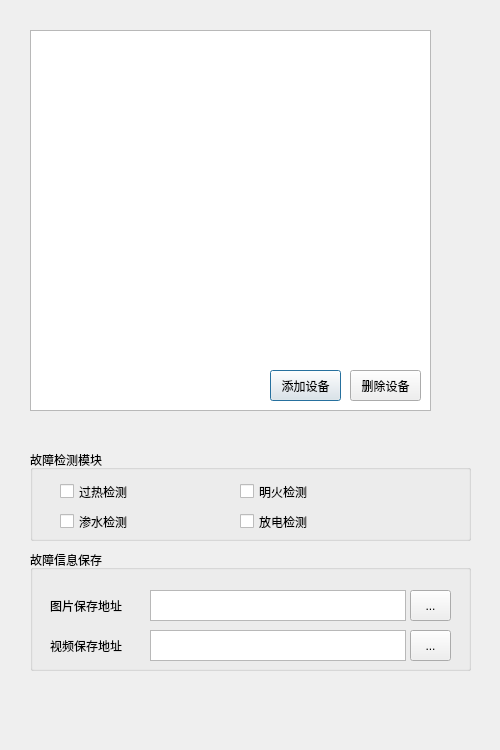
<?xml version="1.0" encoding="UTF-8"?>
<ui version="4.0">
 <class>s1_pz</class>
 <widget class="QDialog" name="s1_pz">
  <property name="geometry">
   <rect>
    <x>0</x>
    <y>0</y>
    <width>500</width>
    <height>750</height>
   </rect>
  </property>
  <property name="windowTitle">
   <string>Dialog</string>
  </property>
  <widget class="QTreeView" name="treeView">
   <property name="geometry">
    <rect>
     <x>30</x>
     <y>30</y>
     <width>401</width>
     <height>381</height>
    </rect>
   </property>
  </widget>
  <widget class="QGroupBox" name="groupBox">
   <property name="geometry">
    <rect>
     <x>30</x>
     <y>450</y>
     <width>441</width>
     <height>91</height>
    </rect>
   </property>
   <property name="title">
    <string>故障检测模块</string>
   </property>
   <widget class="QCheckBox" name="checkBox">
    <property name="geometry">
     <rect>
      <x>30</x>
      <y>30</y>
      <width>92</width>
      <height>23</height>
     </rect>
    </property>
    <property name="acceptDrops">
     <bool>false</bool>
    </property>
    <property name="text">
     <string>过热检测</string>
    </property>
    <property name="tristate">
     <bool>false</bool>
    </property>
   </widget>
   <widget class="QCheckBox" name="checkBox_2">
    <property name="geometry">
     <rect>
      <x>210</x>
      <y>30</y>
      <width>92</width>
      <height>23</height>
     </rect>
    </property>
    <property name="text">
     <string>明火检测</string>
    </property>
   </widget>
   <widget class="QCheckBox" name="checkBox_3">
    <property name="geometry">
     <rect>
      <x>210</x>
      <y>60</y>
      <width>92</width>
      <height>23</height>
     </rect>
    </property>
    <property name="text">
     <string>放电检测</string>
    </property>
   </widget>
   <widget class="QCheckBox" name="checkBox_4">
    <property name="geometry">
     <rect>
      <x>30</x>
      <y>60</y>
      <width>92</width>
      <height>23</height>
     </rect>
    </property>
    <property name="text">
     <string>渗水检测</string>
    </property>
   </widget>
  </widget>
  <widget class="QPushButton" name="pushButton">
   <property name="geometry">
    <rect>
     <x>270</x>
     <y>370</y>
     <width>71</width>
     <height>31</height>
    </rect>
   </property>
   <property name="text">
    <string>添加设备</string>
   </property>
  </widget>
  <widget class="QGroupBox" name="groupBox_2">
   <property name="geometry">
    <rect>
     <x>30</x>
     <y>550</y>
     <width>441</width>
     <height>121</height>
    </rect>
   </property>
   <property name="title">
    <string>故障信息保存</string>
   </property>
   <widget class="QLabel" name="label">
    <property name="geometry">
     <rect>
      <x>20</x>
      <y>40</y>
      <width>91</width>
      <height>31</height>
     </rect>
    </property>
    <property name="text">
     <string>图片保存地址</string>
    </property>
   </widget>
   <widget class="QTextBrowser" name="textBrowser">
    <property name="geometry">
     <rect>
      <x>120</x>
      <y>40</y>
      <width>256</width>
      <height>31</height>
     </rect>
    </property>
   </widget>
   <widget class="QToolButton" name="toolButton">
    <property name="geometry">
     <rect>
      <x>380</x>
      <y>40</y>
      <width>41</width>
      <height>31</height>
     </rect>
    </property>
    <property name="text">
     <string>...</string>
    </property>
   </widget>
   <widget class="QToolButton" name="toolButton_2">
    <property name="geometry">
     <rect>
      <x>380</x>
      <y>80</y>
      <width>41</width>
      <height>31</height>
     </rect>
    </property>
    <property name="text">
     <string>...</string>
    </property>
   </widget>
   <widget class="QTextBrowser" name="textBrowser_2">
    <property name="geometry">
     <rect>
      <x>120</x>
      <y>80</y>
      <width>256</width>
      <height>31</height>
     </rect>
    </property>
   </widget>
   <widget class="QLabel" name="label_2">
    <property name="geometry">
     <rect>
      <x>20</x>
      <y>80</y>
      <width>91</width>
      <height>31</height>
     </rect>
    </property>
    <property name="text">
     <string>视频保存地址</string>
    </property>
   </widget>
  </widget>
  <widget class="QPushButton" name="pushButton_2">
   <property name="geometry">
    <rect>
     <x>350</x>
     <y>370</y>
     <width>71</width>
     <height>31</height>
    </rect>
   </property>
   <property name="text">
    <string>删除设备</string>
   </property>
  </widget>
 </widget>
 <resources/>
 <connections/>
</ui>
